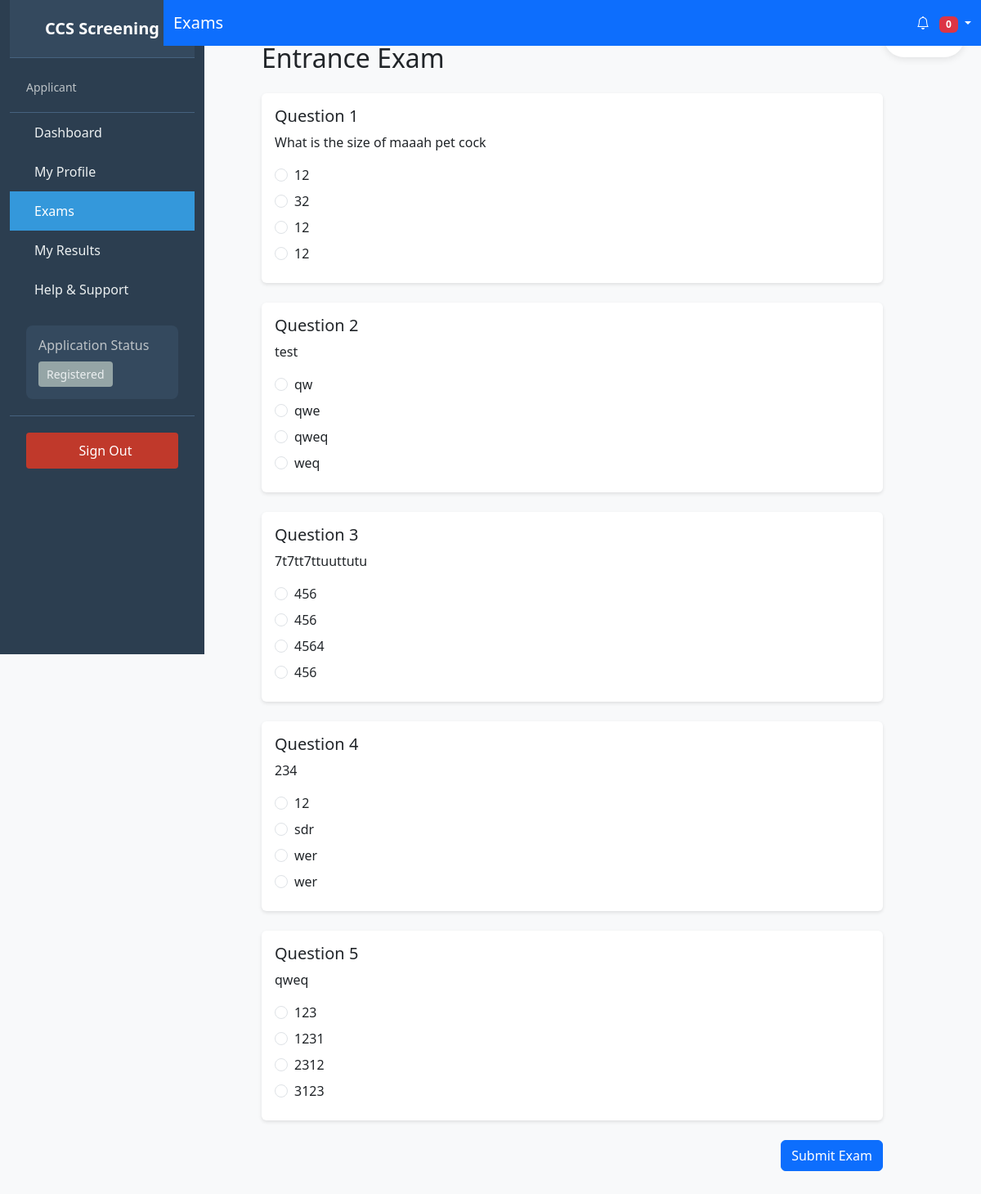
Screenshot of /applicant/exams.php?exam_id=2 (signed in) with the database file from the repository.
### tables this page shows
CREATE TABLE `exams` (
  `id` int(11) NOT NULL,
  `title` varchar(255) NOT NULL,
  `description` text DEFAULT NULL,
  `type` enum('mcq','coding') NOT NULL,
  `part` enum('1','2') NOT NULL,
  `duration_minutes` int(11) NOT NULL,
  `passing_score` int(11) NOT NULL,
  `status` enum('draft','published','archived') NOT NULL DEFAULT 'draft',
  `created_by` int(11) NOT NULL,
  `created_at` timestamp NOT NULL DEFAULT current_timestamp(),
  `updated_at` timestamp NOT NULL DEFAULT current_timestamp() ON UPDATE current_timestamp(),
  `instructions` text DEFAULT NULL
);

CREATE TABLE `questions` (
  `id` int(11) NOT NULL,
  `exam_id` int(11) NOT NULL,
  `question_text` text NOT NULL,
  `question_type` enum('multiple_choice','coding') NOT NULL,
  `points` int(11) NOT NULL DEFAULT 1,
  `coding_template` text DEFAULT NULL,
  `test_cases` text DEFAULT NULL,
  `solution` text DEFAULT NULL,
  `explanation` text DEFAULT NULL,
  `options` longtext DEFAULT NULL CHECK (json_valid(`options`)),
  `correct_answer` text DEFAULT NULL,
  `created_at` timestamp NOT NULL DEFAULT current_timestamp(),
  `updated_at` timestamp NOT NULL DEFAULT current_timestamp() ON UPDATE current_timestamp()
);

### config/database.php (called while the page is built, shortened)
<?php
class Database {
    private static $instance = null;
    private $connection;
    private function __construct() {
        try {
            $this->connection = new PDO(
                "mysql:host=localhost;dbname=ccs_screening",
                "root",
                ""
            );
            $this->connection->setAttribute(PDO::ATTR_ERRMODE, PDO::ERRMODE_EXCEPTION);
            $this->connection->setAttribute(PDO::ATTR_DEFAULT_FETCH_MODE, PDO::FETCH_ASSOC);
        } catch(PDOException $e) {
            die("Connection failed: " . $e->getMessage());
        }
    }
    public static function getInstance() {
        if (self::$instance === null) {
            self::$instance = new self();
        }
        return self::$instance;
    }
    public function query($sql, $params = []) {
        $stmt = $this->connection->prepare($sql);
        $stmt->execute($params);
        return $stmt;
    }
}
?>

### applicant/exams.php (the view, shortened to what this page needs)
<?php
require_once '../includes/layout.php';
require_once '../config/database.php';
$db = Database::getInstance();;
$exam_id = $_GET['exam_id'] ?? null;
$exam = null;
$questions = [];
if ($exam_id) {
    try {
        $stmt = $db->query("SELECT * FROM exams WHERE id = ?", [$exam_id]);
        $exam = $stmt->fetch();
        if ($exam) {
            $stmt = $db->query("SELECT * FROM questions WHERE exam_id = ? ORDER BY id", [$exam_id]);
            $questions = $stmt->fetchAll();
        }
    } catch (Exception $e) {
        error_log("Exam Error: " . $e->getMessage());
    }
}
?>
<div class="container-fluid">
    <div class="row">
        <main class="col-md-9 ms-sm-auto col-lg-10 px-md-4">
            <?php if ($exam): ?>
                <div id="examTimer" class="exam-timer">
                    <div class="timer-content">
                        <span id="timeLeft"></span>
                    </div>
                </div>
                <div class="exam-container">
                    <h1 class="h2 mb-4"><?php echo htmlspecialchars($exam['title']); ?></h1>
                    <form id="examForm" method="POST" action="submit_exam.php">
                        <?php foreach ($questions as $index => $question):
?>
    <div class="card mb-4">
        <div class="card-body">
            <h5 class="card-title">Question <?php echo $index + 1; ?></h5>
            <p class="card-text"><?php echo htmlspecialchars($question['question_text']); ?></p>
            <?php
            $choices = json_decode($question['options'], true);
            if ($choices && is_array($choices)):
                foreach ($choices as $choice_id => $choice_text):
            ?>
                    <div class="form-check mb-2">
                        <input class="form-check-input" type="radio"
                               name="answer[<?php echo $question['id']; ?>]"
                               id="choice_<?php echo $choice_id; ?>"
                               value="<?php echo htmlspecialchars($choice_text); ?>" required>
                        <label class="form-check-label" for="choice_<?php echo $choice_id; ?>">
                            <?php echo htmlspecialchars($choice_text); ?>
                        </label>
                    </div>
            <?php
                endforeach;
            else:
            ?>
                <p class="text-danger">No options available for this question.</p>
            <?php endif; ?>
        </div>
    </div>
<?php endforeach; ?>
                        <div class="d-grid gap-2 d-md-flex justify-content-md-end mb-4">
                            <button type="submit" class="btn btn-primary" id="submitExam">
                                Submit Exam
                            </button>
                        </div>
                    </form>
                </div>
            <?php endif; ?>
        </main>
    </div>
</div>

### includes/layout.php (style rules this page uses)
body { min-height: 100vh; background-color: #f8f9fa; }

### applicant/exams.php (style rules this page uses)
.exam-timer { position: fixed; top: 20px; right: 20px; z-index: 1000; background: #fff; padding: 10px 20px; border-radius: 50px; box-shadow: 0 2px 10px rgba(0,0,0,0.1); }
.timer-content { display: flex; align-items: center; font-size: 1.25rem; font-weight: 600; color: #2c3e50; }
.exam-container { max-width: 800px; margin: 2rem auto; padding: 20px; }
.card { border: none; box-shadow: 0 2px 4px rgba(0,0,0,0.1); }

### rows the page displays
exams: title "Entrance Exam"
questions: question_text "What is the size of maaah pet cock", options "12", options "32"
questions: question_text "test", options "qw", options "qwe", options "qweq", options "weq"
questions: question_text "7t7tt7ttuuttutu", options "456", options "4564"
questions: question_text "234", options "12", options "sdr", options "wer"
questions: question_text "qweq", options "123", options "1231", options "2312", options "3123"

### other values shown
$title "Exams"
safe_ucwords(str_replace('_', ' ', $status)) "Registered"
